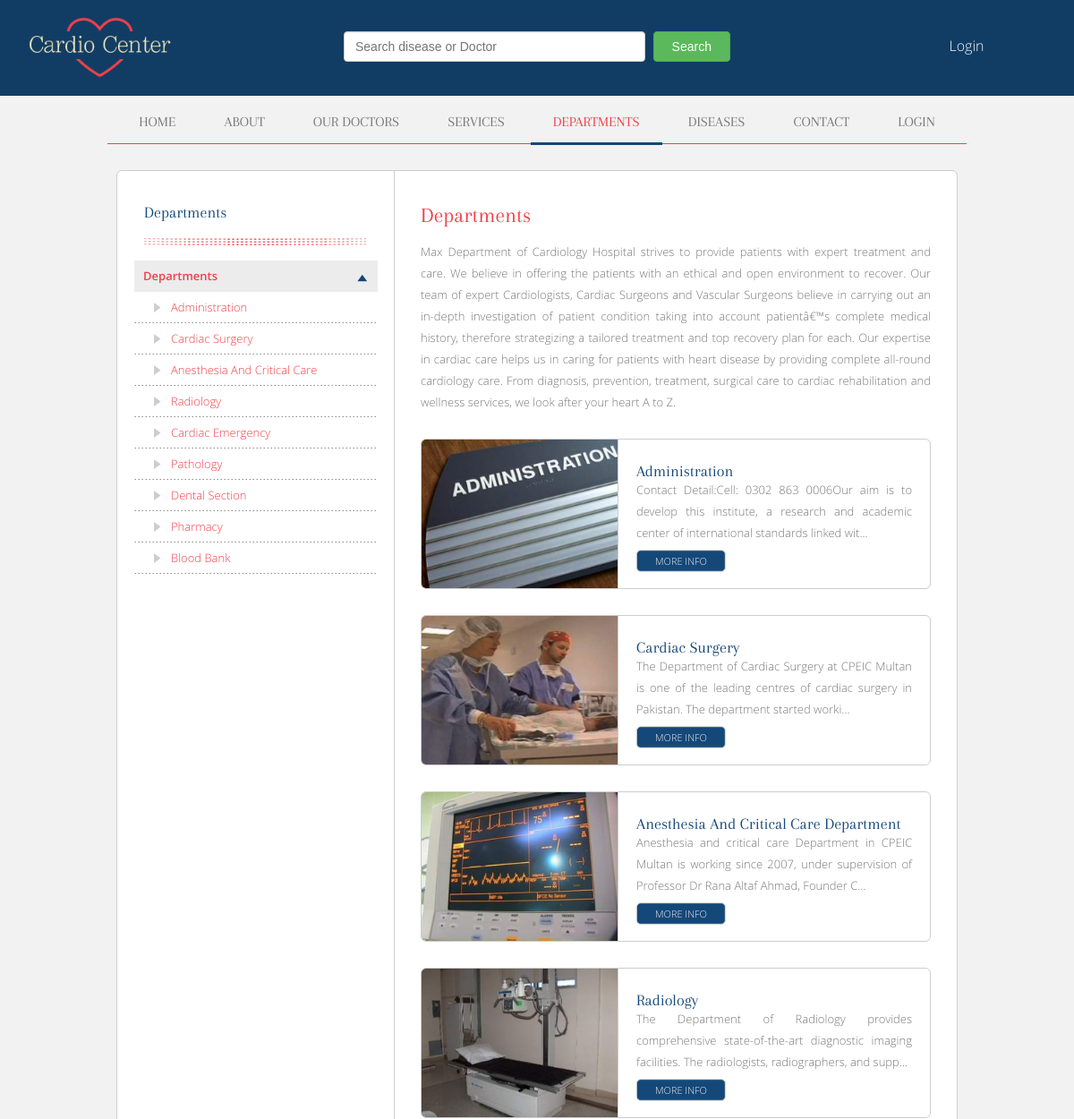
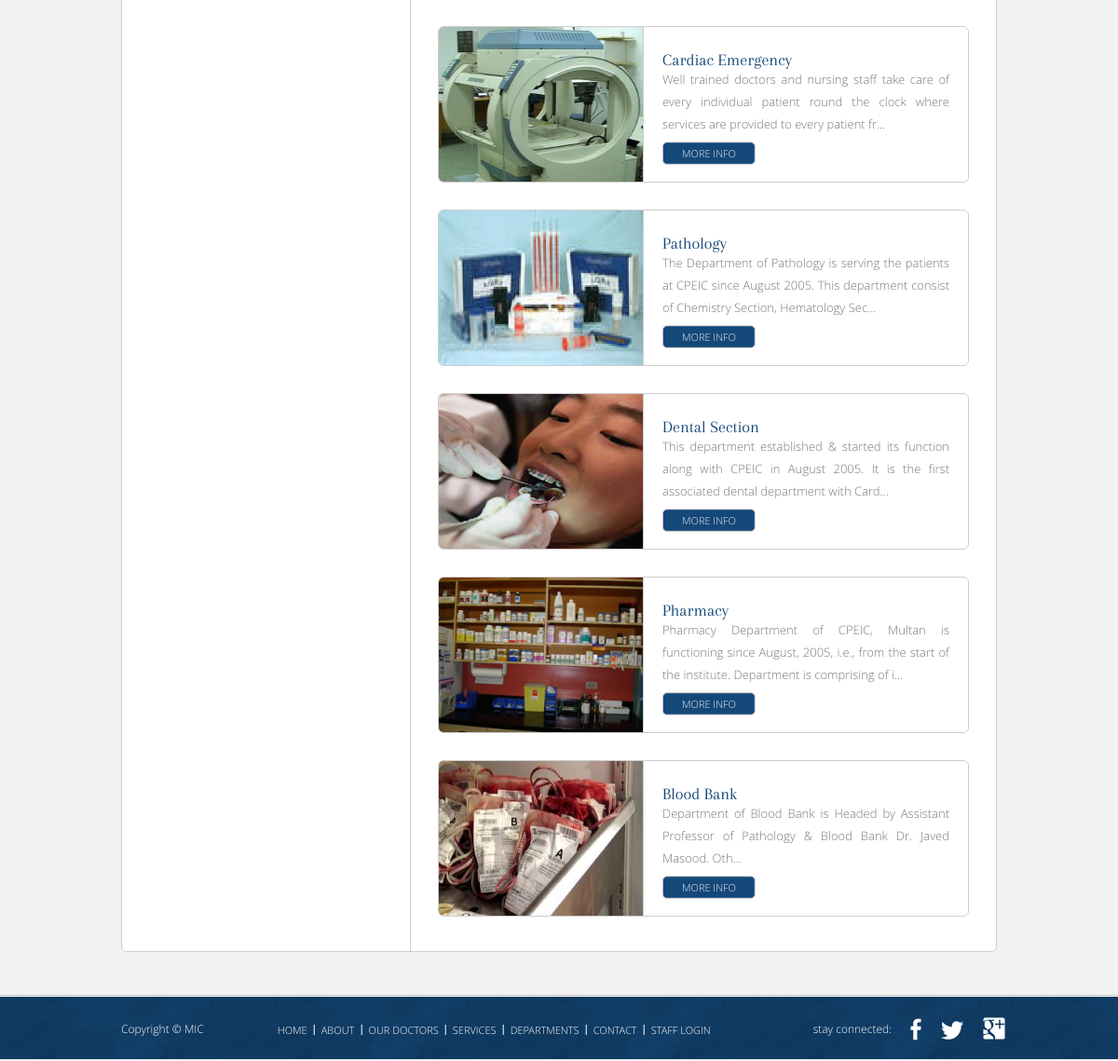
The page /departments.php on the database its author committed (2 pictures, top to bottom).
### tables this page shows
CREATE TABLE IF NOT EXISTS `options` (
  `id` bigint(11) NOT NULL,
  `ref` varchar(100) NOT NULL,
  `name` varchar(500) NOT NULL,
  `value` text NOT NULL,
  `image` varchar(255) NOT NULL,
  `comments` varchar(500) NOT NULL,
  `created_at` timestamp NOT NULL DEFAULT CURRENT_TIMESTAMP ON UPDATE CURRENT_TIMESTAMP
);

CREATE TABLE IF NOT EXISTS `departments` (
  `id` int(11) NOT NULL,
  `name` varchar(255) NOT NULL,
  `description` text NOT NULL,
  `image` varchar(255) NOT NULL,
  `comments` varchar(500) NOT NULL,
  `created_at` timestamp NOT NULL DEFAULT CURRENT_TIMESTAMP ON UPDATE CURRENT_TIMESTAMP
);

### functions.php (called while the page is built, shortened)
<?php
function db() {
    return mysqli_connect(host, user, password, database);
}
function getData($table = 'options', $fields = "*", $where = '', $join = '', $limit = '') {
    $link = db();
    $data = array();
    $i = 0;
    $query = "select " . $fields . " from " . $table . " " . $where . " " . $join . " " . $limit;
    $result = mysqli_query($link, $query);
    while ($row = mysqli_fetch_assoc($result)) {
        $data[$i] = $row;
        $i++;
    }
    return $data;
}
$data = getData();

### departments.php (the view, shortened to what this page needs)
<?php
include 'header.php';
$departments = getData('departments');
?>
<body>
    <div id="body">
        <div id="content">
            <div id="sidebar">
                <h3>Departments</h3>
                <ul>
                    <li class="selected collapse">
                        <a href="departments.php"><?php echo $data[13]['name']; ?></a>
                        <ul>
                            <?php foreach ($departments as $department) {
                                ?>
                                <li class="<?php echo isset($_GET['did']) &&$_GET['did']==$department['id']?'active':''; ?>">
                                    <a href="departments.php?did=<?php echo $department['id']; ?>" ><?php echo $department['name']; ?></a>
                                </li>
                            <?php } ?>
                        </ul>
                    </li>
                </ul>
            </div>
            <div id="section" class="departments">
                <?php
                if (isset($_GET['did'])) { ?>
                <h3><?php echo $pageDepartment['name']; ?></h3>
                <img src="images/uploads/<?php echo $pageDepartment['image']!=''?$pageDepartment['image']:'department.jpg'; ?>" alt="">
                <p>
                    <?php echo $pageDepartment['description']; ?>
                </p>
                <?php
                } else {
                    ?>
                    <h2><?php echo $data[13]['name']; ?></h2>
                    <p>
                        <?php echo $data[13]['value']; ?>
                    </p>
                    <ul>
                        <?php foreach ($departments as $department) { ?>
                            <li>
                                <a href="departments.php?did=<?php echo $department['id']; ?>" class="figure"><img src="images/uploads/<?php echo $department['image'] != '' ? $department['image'] : 'department.jpg'; ?>" alt=""></a>
                                <div>
                                    <h3><a href="departments.php?did=<?php echo $department['id']; ?>"><?php echo $department['name']; ?></a></h3>
                                    <p>
                                        <?php echo substr($department['description'], 0, 140) ?>...
                                    </p>
                                    <a href="departments.php?did=<?php echo $department['id']; ?>" class="more">more info</a>
                                </div>
                            </li>
                        <?php } ?>
                    </ul>
                    <?php } ?>
                </div>
            </div>
        </div>
        <?php
        include 'footer.php';
        ?>

### header.php (shortened to what this page needs)
<?php
include_once 'functions.php';
?>
<!DOCTYPE HTML>
<head>
    <link rel="stylesheet" href="css/style.css" type="text/css">
    <link href="css/mic.css" rel="stylesheet" type="text/css"/>
    <link href="css/jquery.dataTables.min.css" rel="stylesheet" type="text/css"/>
</head>
<body>
    <div id="header">
        <div>
            <div class="header-top">
                <div class="logo">
                    <a href="index.php"><img src="images/logo.png" alt=""></a>
                </div>
                <div class="header-search">
                    <form method="post" action="search.php">
                        <div class="center-block" style="width:60%">
                            <div class="srch-left">
                                <input class="form-control-custom" type="text" name="disease" value="<?php echo isset($_POST['disease'])?$_POST['disease']:'';?>" placeholder="Search disease or Doctor " required="">
                            </div>
                            <div class="srch-right">
                                <input class="btn btn-success-custom" type="submit" name="search" value="Search">
                            </div>
                        </div>
                    </form>
                </div>
                <div class="user-menu">
                    <?php if (isset($_SESSION['patientData'])) { ?>
                        <a href="login.php?logout=1" class="login">logout</a>
                    <?php } else { ?>
                        <a href="login.php" class="login">login</a>
                    <?php } ?>
                </div>
            </div>
            <ul>
                <li id="home" class="top-menu">
                    <a href="index.php">home</a>
                </li>
                <li id="about" class="top-menu">
                    <a href="about.php">about</a>
                </li>
                <li id="doctors" class="top-menu">
                    <a href="doctors.php">our doctors</a>
                </li>
                <li id="services" class="top-menu">
                    <a href="services.php">services</a>
                </li>
                <li id="departments" class="top-menu">
                    <a href="departments.php">departments</a>
                </li>
                <li id="diseases" class="top-menu">
                    <a href="diseases.php">diseases</a>
                </li>
                <li id="contact" class="top-menu">
                    <a href="contact.php">contact</a>
                </li>
                <?php if (isset($_SESSION['patientData'])) { ?>
                <li id="user"class="top-menu">
                        <a href="user.php">user</a>
                    </li>
                <?php } else { ?>
                    <li class="top-menu">
                        <a id="log_in" href="login.php">login</a>
                    </li>
                <?php } ?>
            </ul>
        </div>
    </div>

### footer.php (shortened to what this page needs)
<div id="footer">
    <div>
        <p>
            Copyright &copy; <a href="index.php">MIC</a>
        </p>
        <ul>
            <li>
                <a href="index.php">home</a>
            </li>
            <li>
                <a href="about.php">about</a>
            </li>
            <li>
                <a id="doctors-bottom" href="doctors.php">our doctors</a>
            </li>
            <li>
                <a href="services.php">services</a>
            </li>
            <li>
                <a href="departments.php">departments</a>
            </li>
            <li>
                <a href="contact.php">contact</a>
            </li>
            <li>
                <a href="admin/index.php">staff login</a>
            </li>
        </ul>
        <div>
            <span>stay connected:</span>
            <a href="#" id="facebook">facebook</a>
            <a href="#" id="twitter">twitter</a>
            <a href="#" id="googleplus">googleplus</a>
        </div>
    </div>
</div>
</body>
</html>

### css/mic.css (style rules this page uses)
.btn { margin: 0 auto; }
.departments li img, .services li img, .diseases li img { width: 219px; height: 166px; }
.more { background: url(../images/bg-more.png) no-repeat 0 0; color: #ececec; display: inline-block; font-size: 11px; height: 25px; line-height: 25px; margin: 7px 0 0; padding: 0; text-align: center; text-decoration: none; text-transform: uppercase; width: 100px; }

### rows shown on the page
options: name "Departments", value "Max Department of Cardiology Hospital strives to provide patients with expert treatment and care. We believe in offering the patients with an ethical and open environment to recover. Our team of expert Cardiologists, Cardiac Surgeons and Vascular Surgeons believe in carrying out an in-depth investigation of patient condition taking into account patientâ€™s complete medical history, therefore strategizing a tailored treatment and top recovery plan for each. Our expertise in cardiac care helps us in caring for patients with heart disease by providing complete all-round cardiology care. From diagnosis, prevention, treatment, surgical care to cardiac rehabilitation and wellness services, we…"
departments: name "Administration", image (picture), description "Contact Detail:Cell: 0302 863 0006Our aim is to develop this institute, a research and academic center of international standards linked wit"
departments: name "Cardiac Surgery", image (picture), description "The Department of Cardiac Surgery at CPEIC Multan is one of the leading centres of cardiac surgery in Pakistan. The department started worki"
departments: name "Anesthesia And Critical Care…", image (picture), name "Anesthesia And Critical Care Department", description "Anesthesia and critical care Department in CPEIC Multan is working since 2007, under supervision of Professor Dr Rana Altaf Ahmad, Founder C"
departments: name "Radiology", image (picture), description "The Department of Radiology provides comprehensive state-of-the-art diagnostic imaging facilities. The radiologists, radiographers, and supp"
departments: name "Cardiac Emergency", image (picture), description "Well trained doctors and nursing staff take care of every individual patient round the clock where services are provided to every patient fr"
departments: name "Pathology", image (picture), description "The Department of Pathology is serving the patients at CPEIC since August 2005. This department consist of Chemistry Section, Hematology Sec"
departments: name "Dental Section", image (picture), description "This department established & started its function along with CPEIC in August 2005. It is the first associated dental department with Card"
departments: name "Pharmacy", image (picture), description "Pharmacy Department of CPEIC, Multan is functioning since August, 2005, i.e., from the start of the institute. Department is comprising of i"
departments: name "Blood Bank", image (picture), description "Department of Blood Bank is Headed by Assistant Professor of Pathology & Blood Bank Dr. Javed Masood. Oth"
